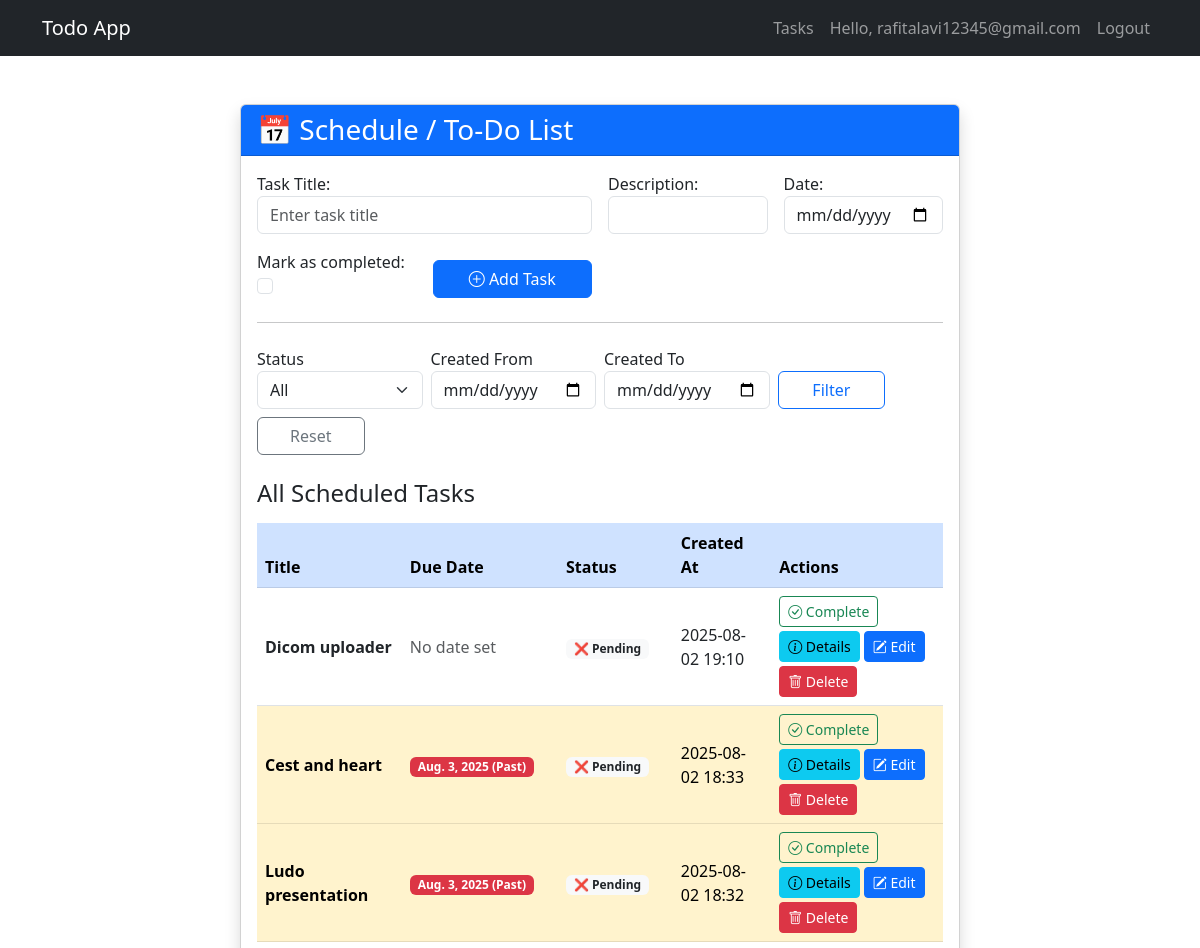
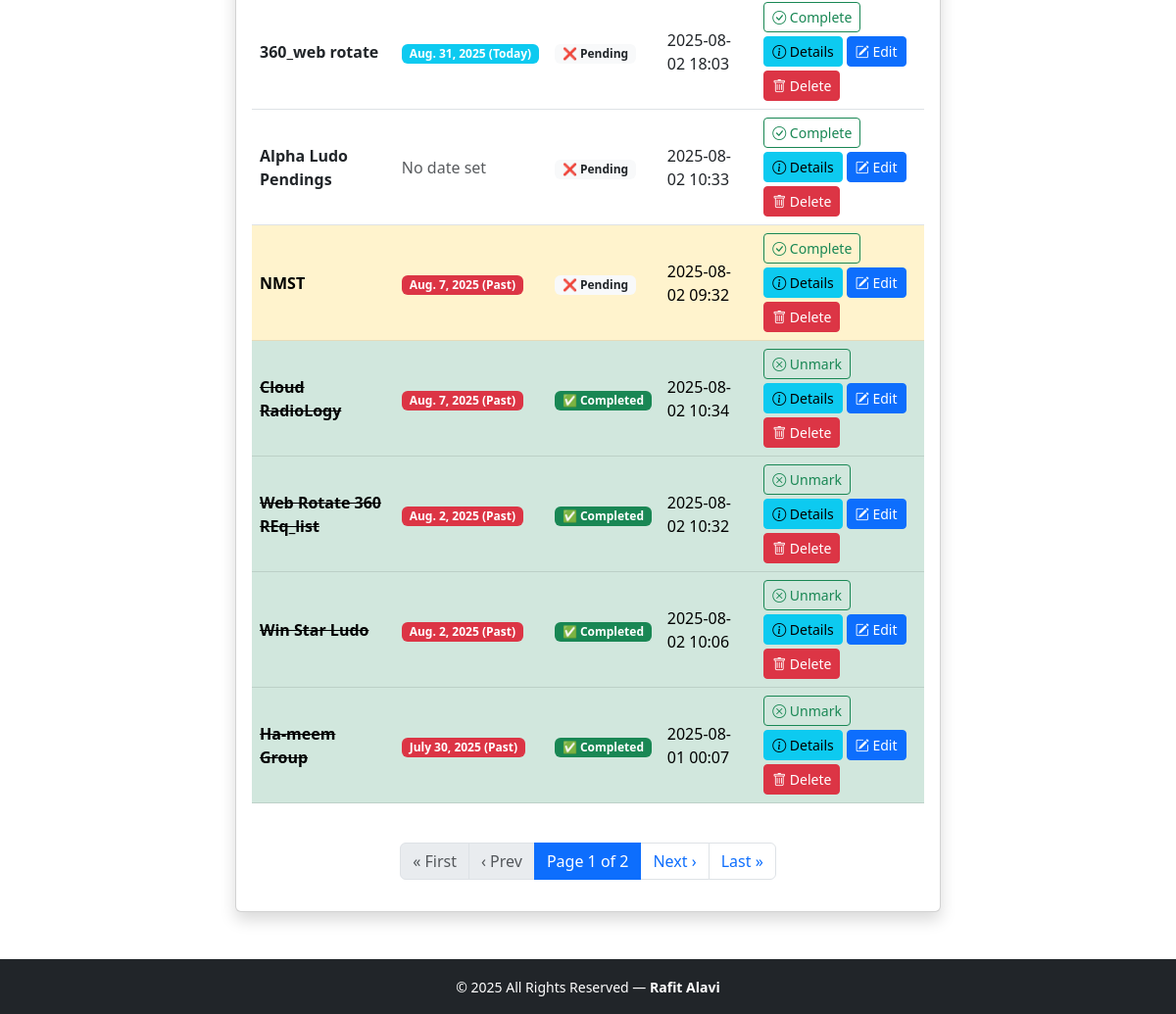
The app's page / (signed in), older data (2 pictures, top to bottom).
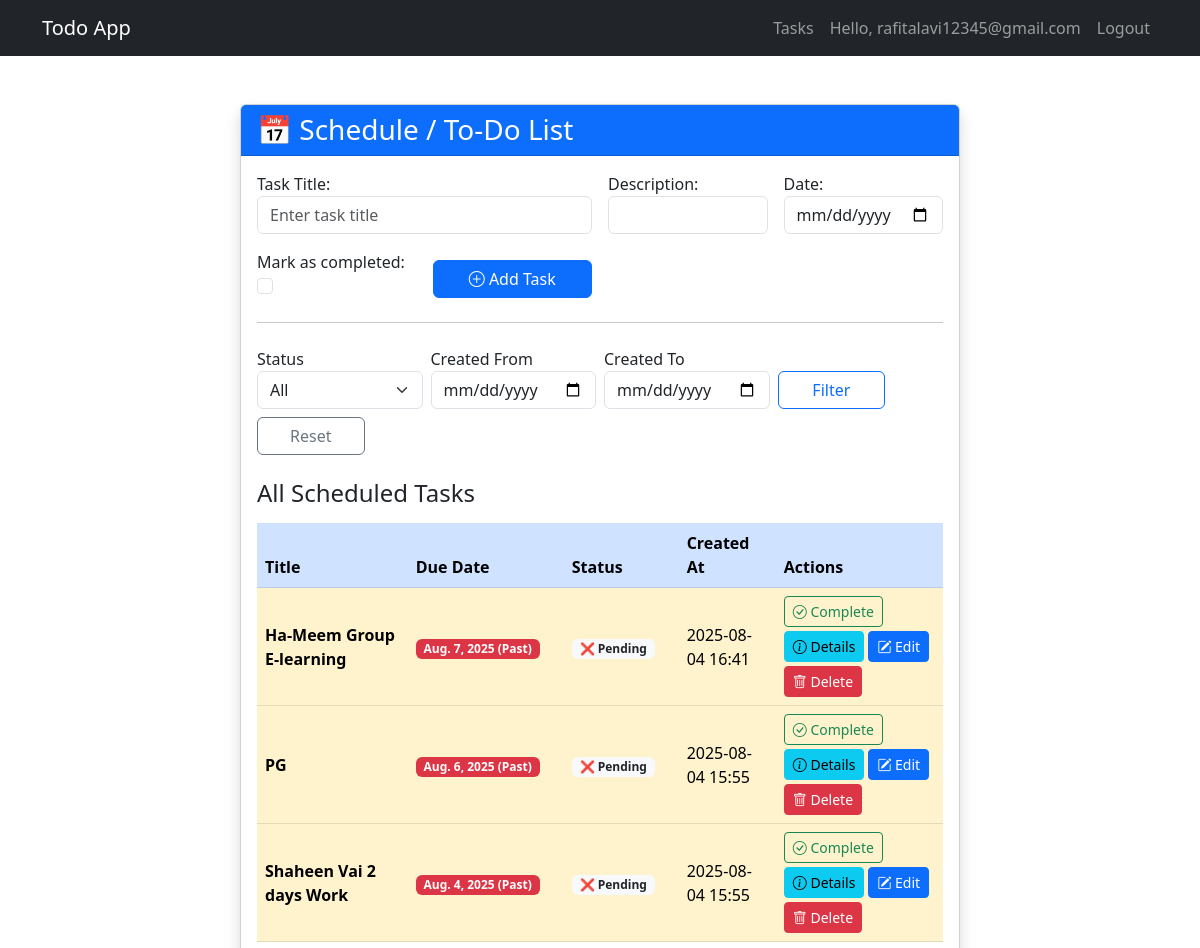
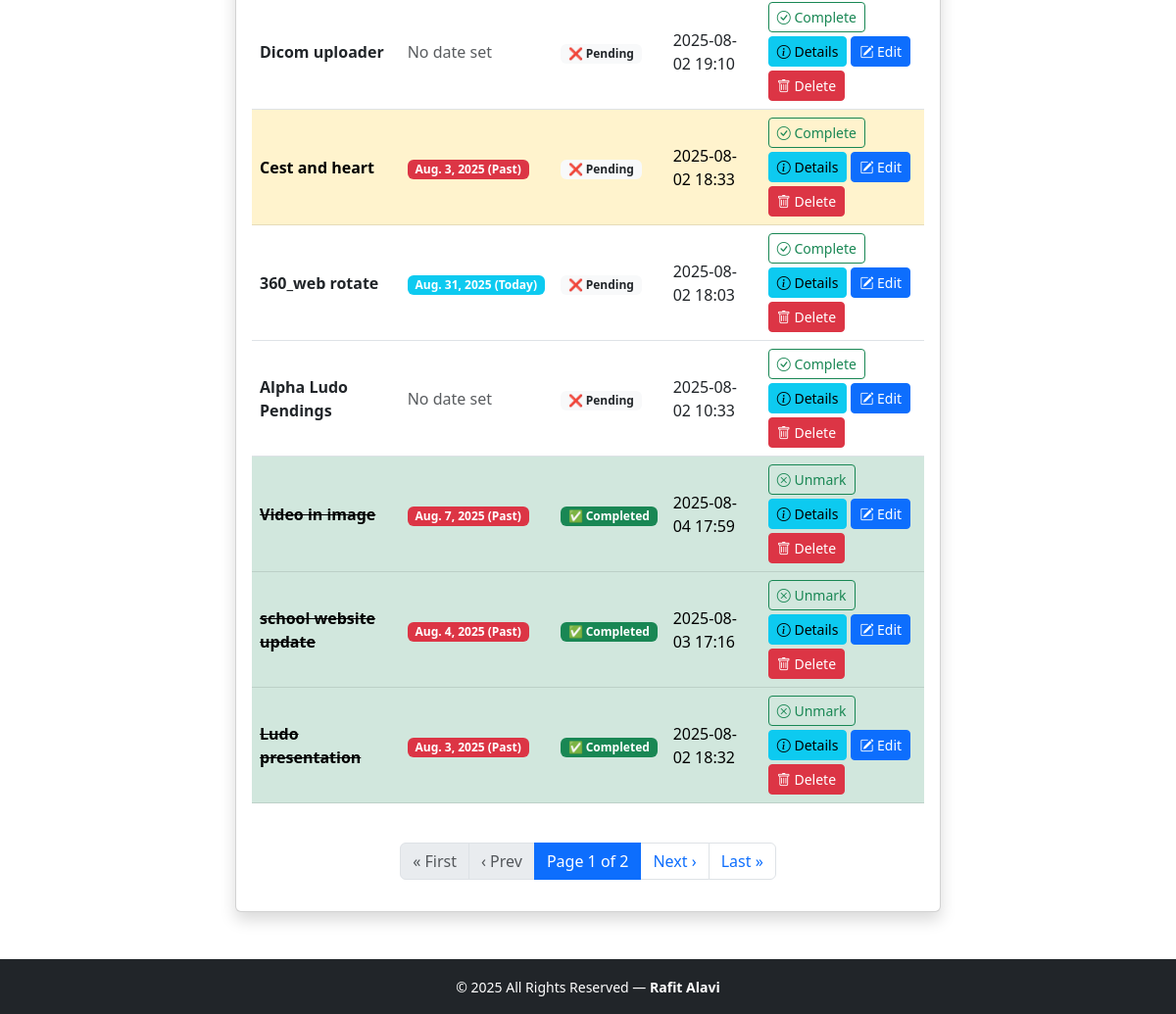
The same page, newer data (2 pictures, top to bottom).
### todoapp/models.py (models this page shows, shortened)
class Task(models.Model):
    user = models.ForeignKey(User, on_delete=models.CASCADE)  # 👈 Link to user
    title = models.CharField(max_length=200)
    completed = models.BooleanField(default=False)
    date = models.DateField(null=True, blank=True)
    description =  RichTextField(blank=True, null=True)
    created_at = models.DateTimeField(auto_now_add=True)
    updated_at = models.DateTimeField(auto_now=True, null=True, blank=True)
    class Meta:
        ordering = ['completed', 'created_at']

### todoapp/views.py (the view, shortened to what this page needs)
# urls.py: path('', views.index, name='index'),
@login_required
def index(request):
    tasks = Task.objects.filter(user=request.user).order_by(Case(
        When(completed=False, then=Value(0)),
        When(completed=True, then=Value(1)),
        output_field=IntegerField(),
    ),
    '-created_at')  # 👈 Only show user's tasks
    status = request.GET.get('status')
    if status == 'completed':
        tasks = tasks.filter(completed=True)
    elif status == 'pending':
        tasks = tasks.filter(completed=False)
    start_created = request.GET.get('start_created')
    end_created = request.GET.get('end_created')
    if start_created:
        tasks = tasks.filter(created_at__date__gte=start_created)
    if end_created:
        tasks = tasks.filter(created_at__date__lte=end_created)
    paginator = Paginator(tasks, 10)
    page_number = request.GET.get('page')
    try:
        page_obj = paginator.get_page(page_number)
    except Exception as e:
        page_obj = paginator.get_page(1)  # Fallback to first page on error
        print(f"Error in pagination: {e}")
    form = TaskForm()
    today = date.today()
    return render(request, 'todoapp/index.html', {
        'tasks': tasks,
        'form': form,
        'today': today,
        'page_obj': page_obj,
    })

### todoapp/templates/todoapp/index.html (shortened to what the changed rows need)
{% extends 'todoapp/base.html' %}
{% block content %}
<div class="container mt-5">
    <div class="row justify-content-center">
        <div class="col-lg-8">
            <div class="card shadow">
                <div class="card-header bg-primary text-white">
                    <h1 class="h3 mb-0">📅 Schedule / To-Do List</h1>
                </div>
                <div class="card-body">
                    <form method="POST" class="mb-4">
                        <div class="row g-3">
                            {% for field in form %}
                            <div class="col-md-{% if field.name == 'title' %}6{% else %}3{% endif %}">
                                {{ field.label_tag }}
                                {{ field }}
                            </div>
                            {% endfor %}
                        </div>
                    </form>
                    <h2 class="h4 mb-3">All Scheduled Tasks</h2>
<div class="table-responsive">
    <table class="table table-hover align-middle">
        <thead class="table-primary">
            <tr>
                <th>Title</th>
                <th>Due Date</th>
                <th>Status</th>
                <th>Created At</th>
                <th>Actions</th>
            </tr>
        </thead>
        <tbody>
            {% for task in page_obj %}
            <tr class="{% if task.completed %}table-success{% elif task.date < today %}table-warning{% endif %}">
                <td>
                    <strong class="{% if task.completed %}text-decoration-line-through{% endif %}">
                        {{ task.title }}
                    </strong>
                </td>
                <td>
                    {% if task.date %}
                        <span class="badge bg-{% if task.date == today %}info
                                            {% elif task.date < today %}danger
                                            {% else %}secondary{% endif %}">
                            {{ task.date }}
                            {% if task.date == today %} (Today)
                            {% elif task.date < today %} (Past)
                            {% else %} (Upcoming)
                            {% endif %}
                        </span>
                    {% else %}
                        <span class="text-muted">No date set</span>
                    {% endif %}
                </td>
                <td>
                    {% if task.completed %}
                        <span class="badge bg-success">✅ Completed</span>
                    {% else %}
                        <span class="badge bg-light text-dark">❌ Pending</span>
                    {% endif %}
                </td>
                <td>{{ task.created_at|date:"Y-m-d H:i" }}</td>
                <td>
                    <div class="d-flex flex-wrap gap-1">
                        <a href="{% url 'toggle_complete' task.id %}" class="btn btn-sm btn-outline-success">
                            {% if task.completed %}
                                <i class="bi bi-x-circle"></i> Unmark
                            {% else %}
                                <i class="bi bi-check-circle"></i> Complete
                            {% endif %}
                        </a>
                        <a href="{% url 'task_detail' task.id %}" class="btn btn-sm btn-info">
                            <i class="bi bi-info-circle"></i> Details
                        </a>
                        <a href="{% url 'edit_task' task.id %}" class="btn btn-sm btn-primary">
                            <i class="bi bi-pencil-square"></i> Edit
                        </a>
                        <a href="{% url 'delete_task' task.id %}" class="btn btn-sm btn-danger"
                           onclick="return confirm('Are you sure you want to delete this task?');">
                            <i class="bi bi-trash"></i> Delete
                        </a>
                    </div>
                </td>
            </tr>
            {% empty %}
            <tr>
                <td colspan="5" class="text-center text-muted py-4">No tasks yet. Add your first task above!</td>
            </tr>
            {% endfor %}
        </tbody>
    </table>
</div>
                    </div>
                </div>
            </div>
        </div>
    </div>
</div>
<link rel="stylesheet" href="https://cdn.jsdelivr.net/npm/bootstrap-icons@1.8.0/font/bootstrap-icons.css">
{% endblock %}

Row changes from the older to the newer data that the page shows:
no longer on this page (row edited): Task: title "NMST", date "Aug. 7, 2025", shows "(Past)", completed "❌ Pending", created_at "2025-08-02 09:32"
no longer on this page (row unchanged): Task: title "Cloud RadioLogy", date "Aug. 7, 2025", shows "(Past)", completed "✅ Completed", created_at "2025-08-02 10:34"
no longer on this page (row unchanged): Task: title "Web Rotate 360 REq_list", date "Aug. 2, 2025", shows "(Past)", completed "✅ Completed", created_at "2025-08-02 10:32"
no longer on this page (row unchanged): Task: title "Win Star Ludo", date "Aug. 2, 2025", shows "(Past)", completed "✅ Completed", created_at "2025-08-02 10:06"
no longer on this page (row unchanged): Task: title "Ha-meem Group", date "July 30, 2025", shows "(Past)", completed "✅ Completed", created_at "2025-08-01 00:07"
added Task: title "Ha-Meem Group E-learning", date "Aug. 7, 2025", shows "(Past)", completed "❌ Pending", created_at "2025-08-04 16:41"
added Task: title "PG", date "Aug. 6, 2025", shows "(Past)", completed "❌ Pending", created_at "2025-08-04 15:55"
added Task: title "Shaheen Vai 2 days Work", date "Aug. 4, 2025", shows "(Past)", completed "❌ Pending", created_at "2025-08-04 15:55"
added Task: title "Video in image", date "Aug. 7, 2025", shows "(Past)", completed "✅ Completed", created_at "2025-08-04 17:59"
added Task: title "school website update", date "Aug. 4, 2025", shows "(Past)", completed "✅ Completed", created_at "2025-08-03 17:16"
changed Task "Ludo presentation": completed "❌ Pending Complete" → "✅ Completed Unmark"; moves down the list
